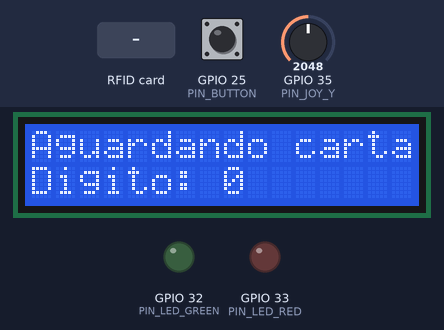
Simulated run of this sketch. Board: ESP32. Parts: 16×2 character LCD, output pins drawn as LEDs (lit = HIGH). Inputs (shaded band) come from the test bench; at power-on: GPIO 25 (PIN_BUTTON) HIGH, GPIO 35 (PIN_JOY_Y) = 2048. What the sketch prints to the serial monitor is not drawn.

Above: at 1.3 s.
1.4 s: RFID card 5E 7A 19 C4 held to the reader
At 2.6 s:
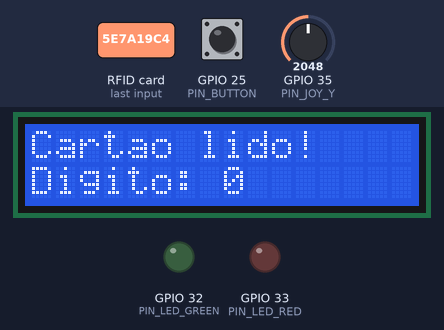
3.2 s: GPIO 25 (PIN_BUTTON) pulled LOW for 0.15 s
At 3.37 s:
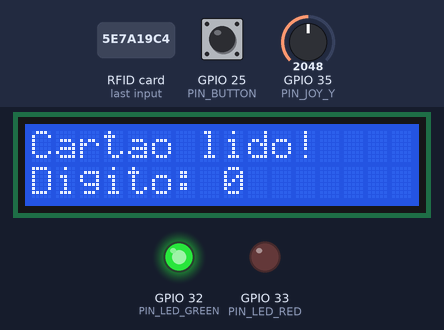
5.0 s: GPIO 35 (PIN_JOY_Y) set to 3040
At 5.17 s:
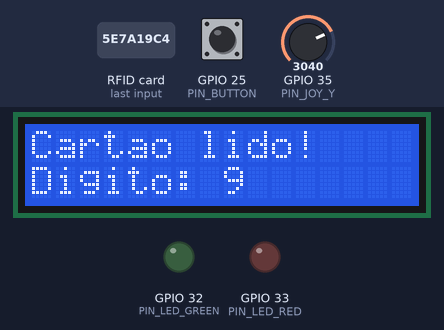
6.5 s: GPIO 25 (PIN_BUTTON) pulled LOW for 1 s
At 7.04 s:
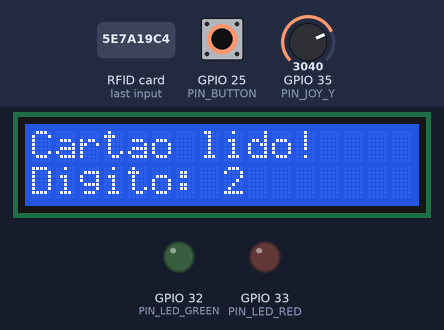
Timing chart, 0 to 9.1 s (numbered marks = the images above; inputs shaded):
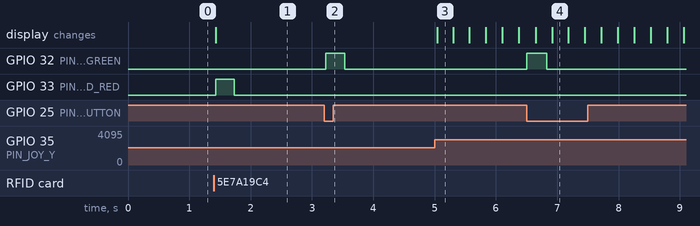

The sketch:

08_integrado.ino
```cpp
// TESTE 08 - Integrado (todos os componentes juntos)
// So rode depois que os testes 01 a 07 passarem individualmente.
// Esperado:
//   - LCD mostra "Aguardando cartao".
//   - Joystick para cima/baixo muda o digito 0-9 na linha de baixo.
//   - Botao: pisca o LED verde e mostra o digito escolhido no Serial.
//   - Cartao aproximado: LED vermelho pisca e o LCD mostra "Cartao lido".
// Objetivo: confirmar que SPI (RFID) e I2C (LCD) funcionam AO MESMO TEMPO, sem conflito de pinos.

#include <Wire.h>
#include <SPI.h>
#include <LiquidCrystal_I2C.h>
#include <MFRC522.h>

#define PIN_SS 27
#define PIN_RST 26
#define PIN_JOY_Y 35
#define PIN_BUTTON 25
#define PIN_LED_GREEN 32
#define PIN_LED_RED 33
#define LCD_ADDR 0x27   // usar o endereco do teste 05

LiquidCrystal_I2C lcd(LCD_ADDR, 16, 2);
MFRC522 rfid(PIN_SS, PIN_RST);

int digito = 0;
unsigned long ultimoMovimento = 0;
int ultimoBotao = HIGH;
unsigned long ledDesligaEm = 0;

void mostrarDigito() {
  lcd.setCursor(0, 1);
  lcd.print("Digito: ");
  lcd.print(digito);
  lcd.print("       ");
}

void setup() {
  Serial.begin(115200);
  pinMode(PIN_BUTTON, INPUT_PULLUP);
  pinMode(PIN_LED_GREEN, OUTPUT);
  pinMode(PIN_LED_RED, OUTPUT);

  Wire.begin(21, 22);
  lcd.init();
  lcd.backlight();
  SPI.begin(18, 19, 23, PIN_SS);
  rfid.PCD_Init();

  lcd.setCursor(0, 0);
  lcd.print("Aguardando cartao");
  mostrarDigito();
  Serial.println("=== TESTE 08 - Integrado ===");
}

void loop() {
  // --- Joystick: muda o digito no maximo a cada 250 ms ---
  int y = analogRead(PIN_JOY_Y);
  if (millis() - ultimoMovimento >= 250) {
    if (y < 1000) { digito = (digito + 1) % 10; mostrarDigito(); ultimoMovimento = millis(); }
    else if (y > 3000) { digito = (digito + 9) % 10; mostrarDigito(); ultimoMovimento = millis(); }
  }

  // --- Botao: detecta o momento do aperto (HIGH -> LOW) ---
  int botao = digitalRead(PIN_BUTTON);
  if (botao == LOW && ultimoBotao == HIGH) {
    Serial.print("Confirmado digito ");
    Serial.println(digito);
    digitalWrite(PIN_LED_GREEN, HIGH);
    ledDesligaEm = millis() + 300;
    delay(30); // debounce simples, suficiente para este teste
  }
  ultimoBotao = botao;

  // --- RFID ---
  if (rfid.PICC_IsNewCardPresent() && rfid.PICC_ReadCardSerial()) {
    lcd.setCursor(0, 0);
    lcd.print("Cartao lido!     ");
    Serial.println("Cartao detectado");
    digitalWrite(PIN_LED_RED, HIGH);
    ledDesligaEm = millis() + 300;
    rfid.PICC_HaltA();
  }

  // --- Apaga os LEDs depois de 300 ms ---
  if (ledDesligaEm != 0 && millis() > ledDesligaEm) {
    digitalWrite(PIN_LED_GREEN, LOW);
    digitalWrite(PIN_LED_RED, LOW);
    ledDesligaEm = 0;
  }
}
```

Measured:
- after the input at 1.4 s, GPIO 33 (PIN_LED_RED): LOW → HIGH at once, → LOW 0.30 s later; the display: changes at once (image 1)
- after the input at 3.2 s, GPIO 32 (PIN_LED_GREEN): LOW → HIGH at once, → LOW 0.31 s later
- after the input at 5.0 s, the display: changes at once (image 3)
- after the input at 6.5 s, GPIO 32 (PIN_LED_GREEN): LOW → HIGH at once, → LOW 0.32 s later
